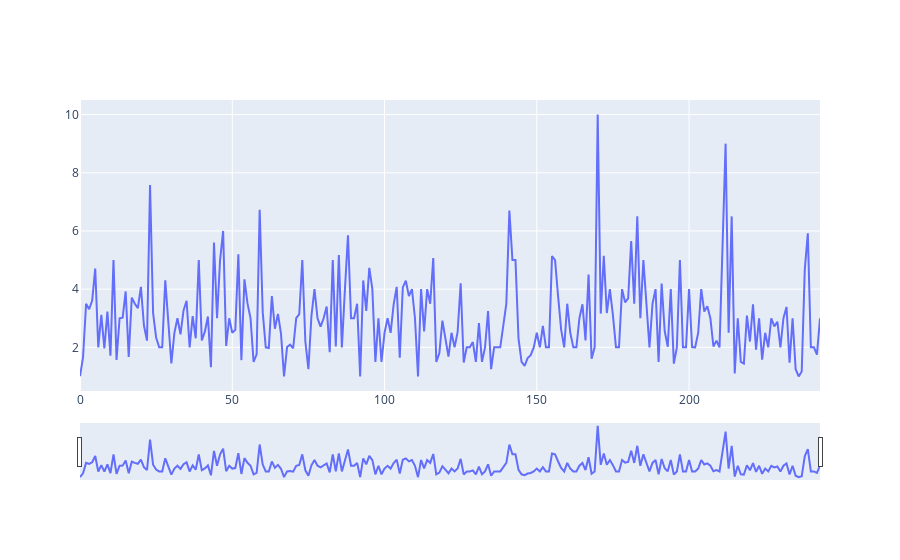

Notebook code for this chart:
### Markdown cell above
**Creating Sliders and Selectors:**

 In plotly, the range slider is a custom range-type input control. It allows selecting a value or a range of values between a specified minimum and maximum range. And the range selector is a tool for selecting ranges to display within the chart. It provides buttons to select pre-configured ranges in the chart. It also provides input boxes where the minimum and maximum dates can be manually input

### Code cell
import plotly.graph_objects as px
import pandas as pd

# reading the database 
data = pd.read_csv("tips.csv")
plot = px.Figure(data=[px.Scatter( y=data['tip'], mode='lines',) ])

plot.update_layout( xaxis=dict( rangeselector=dict( buttons=list([ dict(count=1, step="day", stepmode="backward"), ]) ), rangeslider=dict( visible=True ), ) ) 

plot.show()

### Figure 1 — Plotly figure (JSON) as saved in the notebook; plotly's stock layout.template omitted (floating-point values rounded to 4 significant figures; data arrays with more than 128 entries replaced by an {"elided": "..."} marker saying what was removed)
{"data": [{"mode": "lines", "type": "scatter", "y": {"elided": "244 float values"}}], "layout": {"xaxis": {"rangeselector": {"buttons": [{"count": 1, "step": "day", "stepmode": "backward"}]}, "rangeslider": {"visible": true}}}}
